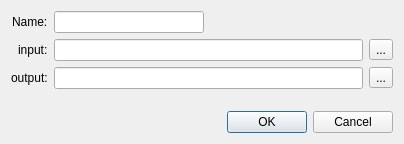
<?xml version="1.0" encoding="UTF-8"?>
<ui version="4.0">
 <class>DialogNewItem</class>
 <widget class="QDialog" name="DialogNewItem">
  <property name="geometry">
   <rect>
    <x>0</x>
    <y>0</y>
    <width>404</width>
    <height>144</height>
   </rect>
  </property>
  <property name="windowTitle">
   <string>add file</string>
  </property>
  <layout class="QVBoxLayout" name="verticalLayout">
   <item>
    <layout class="QFormLayout" name="formLayout">
     <property name="fieldGrowthPolicy">
      <enum>QFormLayout::AllNonFixedFieldsGrow</enum>
     </property>
     <property name="labelAlignment">
      <set>Qt::AlignRight|Qt::AlignTrailing|Qt::AlignVCenter</set>
     </property>
     <item row="1" column="0">
      <widget class="QLabel" name="label">
       <property name="text">
        <string>input:</string>
       </property>
      </widget>
     </item>
     <item row="1" column="1">
      <layout class="QHBoxLayout" name="horizontalLayout_2" stretch="0,0">
       <item>
        <widget class="QLineEdit" name="lineEditIn">
         <property name="minimumSize">
          <size>
           <width>300</width>
           <height>0</height>
          </size>
         </property>
        </widget>
       </item>
       <item>
        <widget class="QToolButton" name="btnIn">
         <property name="text">
          <string notr="true">...</string>
         </property>
        </widget>
       </item>
      </layout>
     </item>
     <item row="2" column="0">
      <widget class="QLabel" name="label_2">
       <property name="text">
        <string>output:</string>
       </property>
      </widget>
     </item>
     <item row="2" column="1">
      <layout class="QHBoxLayout" name="horizontalLayout">
       <item>
        <widget class="QLineEdit" name="lineEditOut"/>
       </item>
       <item>
        <widget class="QToolButton" name="btnOut">
         <property name="text">
          <string notr="true">...</string>
         </property>
        </widget>
       </item>
      </layout>
     </item>
     <item row="0" column="0">
      <widget class="QLabel" name="label_3">
       <property name="text">
        <string>Name:</string>
       </property>
      </widget>
     </item>
     <item row="0" column="1">
      <widget class="QLineEdit" name="lineEditName">
       <property name="maximumSize">
        <size>
         <width>150</width>
         <height>16777215</height>
        </size>
       </property>
      </widget>
     </item>
    </layout>
   </item>
   <item>
    <widget class="QDialogButtonBox" name="buttonBox">
     <property name="orientation">
      <enum>Qt::Horizontal</enum>
     </property>
     <property name="standardButtons">
      <set>QDialogButtonBox::Cancel|QDialogButtonBox::Ok</set>
     </property>
    </widget>
   </item>
  </layout>
  <zorder>buttonBox</zorder>
  <zorder>lineEditName</zorder>
  <zorder>label_3</zorder>
  <zorder>buttonIn</zorder>
  <zorder>label_2</zorder>
  <zorder>lineEditOut</zorder>
  <zorder>buttonOut</zorder>
  <zorder>lineEditIn</zorder>
  <zorder>label</zorder>
  <zorder>lineEditOut</zorder>
  <zorder></zorder>
 </widget>
 <resources/>
 <connections>
  <connection>
   <sender>buttonBox</sender>
   <signal>accepted()</signal>
   <receiver>DialogNewItem</receiver>
   <slot>accept()</slot>
   <hints>
    <hint type="sourcelabel">
     <x>248</x>
     <y>254</y>
    </hint>
    <hint type="destinationlabel">
     <x>157</x>
     <y>274</y>
    </hint>
   </hints>
  </connection>
  <connection>
   <sender>buttonBox</sender>
   <signal>rejected()</signal>
   <receiver>DialogNewItem</receiver>
   <slot>reject()</slot>
   <hints>
    <hint type="sourcelabel">
     <x>316</x>
     <y>260</y>
    </hint>
    <hint type="destinationlabel">
     <x>286</x>
     <y>274</y>
    </hint>
   </hints>
  </connection>
 </connections>
</ui>
